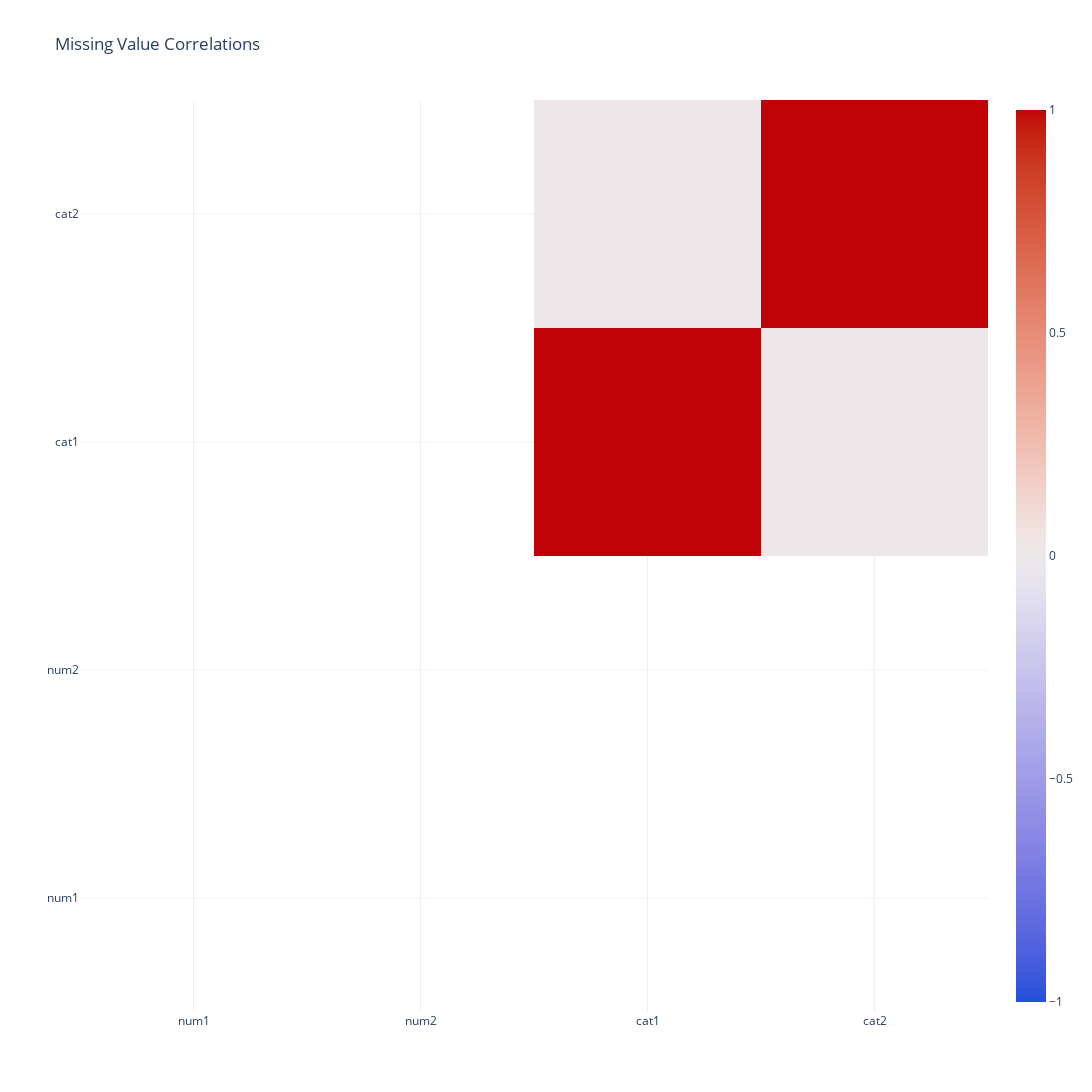

Notebook code for this chart:
### Code cell
fig.show()

### Figure 1 — Plotly figure (JSON) as saved in the notebook; plotly's stock layout.template omitted (floating-point values rounded to 4 significant figures; data arrays with more than 128 entries replaced by an {"elided": "..."} marker saying what was removed)
{"data": [{"colorscale": {"elided": "256x2 mixed values"}, "type": "heatmap", "x": ["num1", "num2", "cat1", "cat2"], "y": ["num1", "num2", "cat1", "cat2"], "z": [[null, null, null, null], [null, null, null, null], [null, null, 1, 0.002387], [null, null, 0.002387, 1]], "zmax": 1, "zmin": -1}], "layout": {"autosize": false, "height": 1200, "title": {"text": "Missing Value Correlations"}, "width": 1200}}
